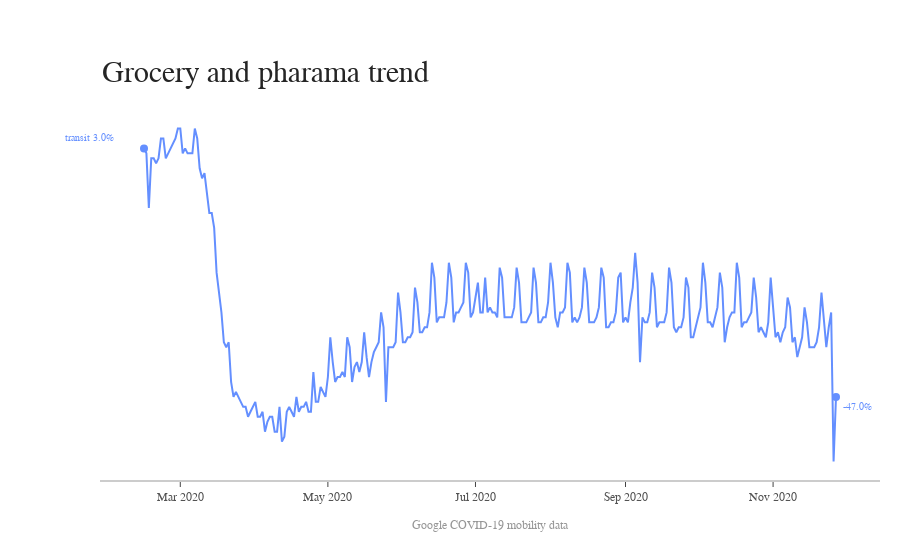

Source (notebook cell):
### Code cell
rc,fig = plotTrend(Source = US_trend,
              title = 'Grocery and pharama trend',
              isPercentage = True,
              dateColumnHeader = 'date',
              labels = ['transit_stations_percent_change_from_baseline'],
              credits = 'Google COVID-19 mobility data')
if rc:
    fig.show()

### Figure 1 — Plotly figure (JSON) as saved in the notebook; plotly's stock layout.template omitted (floating-point values rounded to 4 significant figures; data arrays with more than 128 entries replaced by an {"elided": "..."} marker saying what was removed)
{"data": [{"connectgaps": true, "line": {"color": "rgb(100,143,255)", "width": 2}, "mode": "lines", "name": "transit_stations_percent_change_from_baseline", "type": "scatter", "x": {"elided": "287 str values"}, "y": {"elided": "287 int values"}}, {"marker": {"color": "rgb(100,143,255)", "size": 8}, "mode": "markers", "type": "scatter", "x": ["2020-02-15", "2020-11-27"], "y": [3, -47]}], "layout": {"annotations": [{"font": {"color": "rgb(100,143,255)", "family": "Arial", "size": 10}, "showarrow": false, "text": "transit 3.0%", "x": 0.02, "xanchor": "right", "xref": "paper", "y": 5, "yanchor": "middle"}, {"font": {"color": "rgb(100,143,255)", "family": "Arial", "size": 10}, "showarrow": false, "text": "-47.0%", "x": 0.95, "xanchor": "left", "xref": "paper", "y": -49, "yanchor": "middle"}, {"font": {"color": "rgb(37,37,37)", "family": "Arial", "size": 30}, "showarrow": false, "text": "Grocery and pharama trend", "x": 0, "xanchor": "left", "xref": "paper", "y": 1.05, "yanchor": "bottom", "yref": "paper"}, {"font": {"color": "rgb(150,150,150)", "family": "Arial", "size": 12}, "showarrow": false, "text": "Google COVID-19 mobility data", "x": 0.5, "xanchor": "center", "xref": "paper", "y": -0.1, "yanchor": "top", "yref": "paper"}], "autosize": false, "margin": {"autoexpand": false, "l": 100, "r": 20, "t": 110}, "plot_bgcolor": "white", "showlegend": false, "xaxis": {"linecolor": "rgb(204, 204, 204)", "linewidth": 2, "showgrid": false, "showline": true, "showticklabels": true, "tickfont": {"color": "rgb(82, 82, 82)", "family": "Arial", "size": 12}, "ticks": "outside"}, "yaxis": {"showgrid": false, "showline": false, "showticklabels": false, "zeroline": false}}}
